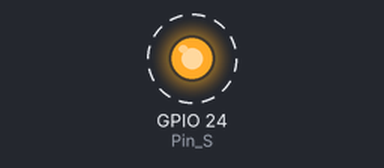
Bench run of a program on a simulated Raspberry Pi (BCM pin numbers). Parts: output pins drawn as LEDs (lit = HIGH). Dashed ring = blinking. What the program prints to the terminal is not drawn.

Above: at 0.5 s.
Timing chart, 0 to 4.6 s (numbered marks = the images above):
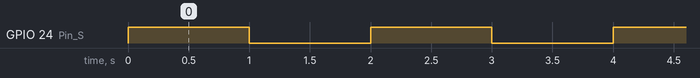

Measured:
- by itself, GPIO 24 (Pin_S): alternates HIGH for 1.0 s and LOW for 1.0 s

The program:

KY-019pi.py
```python
import RPi.GPIO as GPIO
import time

GPIO.setmode(GPIO.BCM)
retraso = 1
Pin_S = 24

GPIO.setup(Pin_S, GPIO.OUT)
GPIO.output(Pin_S, False)

print("Prueba del modulo [Presiona Ctrl + C para finalizar la prueba]")

try:
    while True:
        GPIO.output(Pin_S, True)
        time.sleep(retraso)
        GPIO.output(Pin_S, False)
        time.sleep(retraso)

except KeyboardInterrupt:
    GPIO.cleanup()
```
